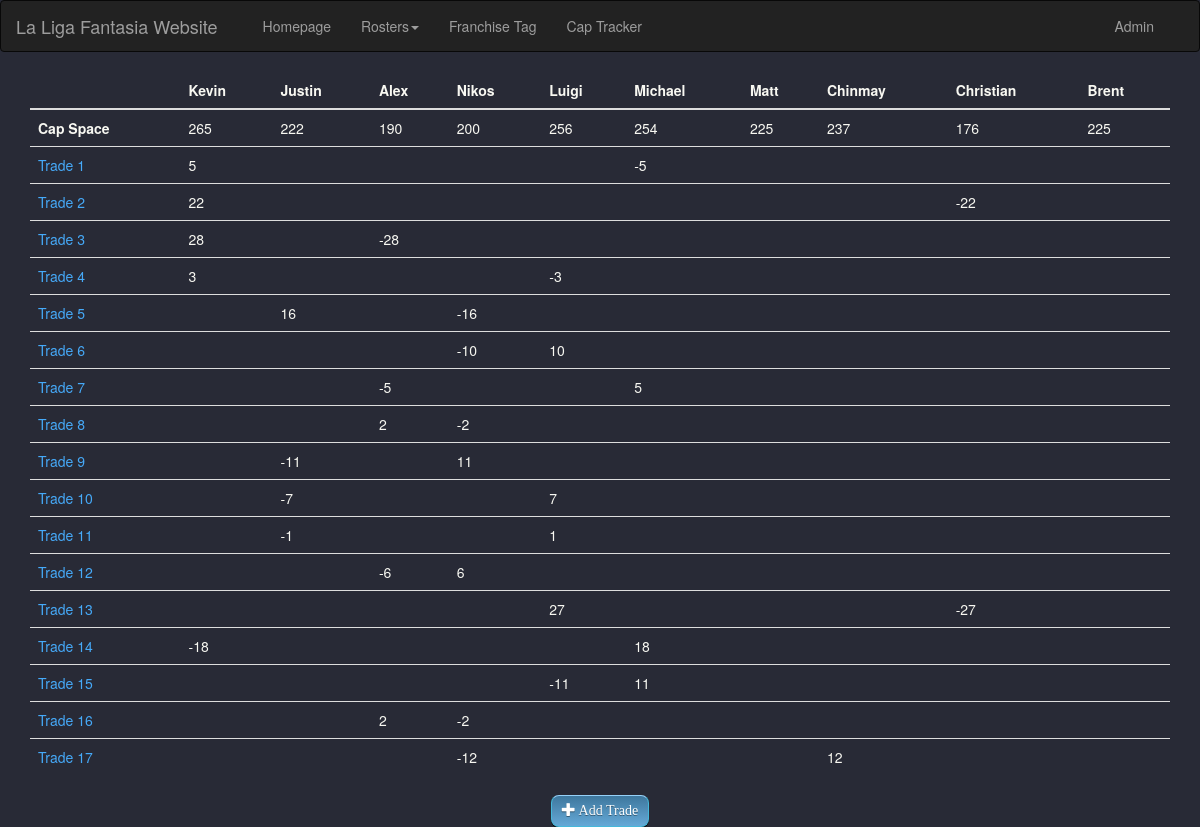
Page /captracker/ on the committed database.
### liga/models.py (models this page shows, shortened)
class Owner(models.Model):
    name = models.CharField(max_length=20)
    cap = models.IntegerField()

### captracker/views.py (the view)
# urls.py: path('', views.captracker, name='captracker'),
def captracker(request):
    owner_list = Owner.objects.all()
    trades = Trade.objects.all()
    cap_movements = Trade.objects.filter(cap__isnull=False)
    cap_exchange = []
    for trade in cap_movements:
        curr = parse_cap_trade(trade.tradeID, trade.recipient, trade.giver, trade.cap)
        cap_exchange.append(curr)
    context = {
        'owner_list': owner_list,
        'trades': trades,
        'cap_exchange': cap_exchange,
    }
    return render(request, 'captracker/captracker.html', context)

### captracker/views.py (called while the page is built)
def parse_cap_trade(tid, f_owner, s_owner, cap):
    f_owner = owner_recs(f_owner, cap)
    s_owner = owner_recs(s_owner, cap*-1)
    my_trade = [tid, f_owner, s_owner]
    return my_trade

def owner_recs(owner, cap_received):
    dict1 = {
        'owner': owner,
        'cap_rec': cap_received,
    }
    return dict1

### captracker/templates/captracker/captracker.html (shortened to what this page needs)
{% extends "liga/base.html" %}
{% block main_content %}
<div class="container table-responsive">
    <table class="table .table-sm table-hover">
        <thead>
        <tr>
            <th scope="col"></th>
            {% for owner in owner_list %}
            <th scope="col">{{owner.name}}</th>
            {% endfor %}
        </tr>
        </thead>
        <tbody>
        <tr>
            <td><b>Cap Space</b></td>
            {% for owner in owner_list %}
            <td> {{owner.cap}}</td>
            {% endfor %}
        </tr>
        {% for trade in cap_exchange %}
        <tr>
            <td><a href="{% url 'captracker:viewTrade' trade.0 %}"> Trade {{trade.0}} </a></td>
            {% for owner in owner_list %}
            <td>
                {% if trade.1.owner == owner %}
                {{ trade.1.cap_rec }}
                {% elif trade.2.owner == owner %}
                {{ trade.2.cap_rec }}
                {% endif %}
            </td>
            {% endfor %}
        </tr>
        {% endfor %}
        </tbody>
    </table>
</div>
<center><a href="{% url 'captracker:addTrade' %}" class="btn btn-info btn-lg mybtn">
        <span class="glyphicon glyphicon-plus"></span> Add Trade
    </a> </center>
{% endblock main_content %}

### liga/static/liga/style.css (style rules this page uses)
.mybtn { border-top: 1px solid #96d1f8; background: #65a9d7; background: -webkit-gradient(linear, left top, left bottom, from(#3e779d), to(#65a9d7)); background: -webkit-linear-gradient(top, #3e779d, #65a9d7); background: -moz-linear-gradient(top, #3e779d, #65a9d7); background: -ms-linear-gradient(top, #3e779d, #65a9d7); background: -o-linear-gradient(top, #3e779d, #65a9d7); padding: 5px 10px; -webkit-border-radius: 8px; -moz-border-radius: 8px; border-radius: 8px; -webkit-box-shadow: rgba(0,0,0,1) 0 1px 0; -moz-box-shadow: rgba(0,0,0,1) 0 1px 0; box-shadow: rgba(0,0,0,1) 0 1px 0; text-shadow: rgba(0,0,0,.4) 0 1px 0; color: white; font-size: 14px; font-family: Georgia, serif; text-decoration: none; vertical-align: middle; }
body { background-color: #282a36; color: #f8f8f2; }
a { color: #46AAF9; }

### rows in the picture
Owner: name "Kevin", cap "265", trade "5", trade "22", trade "28", trade "3", trade "-18"
Owner: name "Justin", cap "222", trade "16", trade "-11", trade "-7", trade "-1"
Owner: name "Alex", cap "190", trade "-28", trade "-5", trade "2", trade "-6"
Owner: name "Nikos", cap "200", trade "-16", trade "-10", trade "-2", trade "11", trade "6", trade "-12"
Owner: name "Luigi", cap "256", trade "-3", trade "10", trade "7", trade "1", trade "27", trade "-11"
Owner: name "Michael", cap "254", trade "-5", trade "5", trade "18", trade "11"
Owner: name "Matt", cap "225"
Owner: name "Chinmay", cap "237", trade "12"
Owner: name "Christian", cap "176", trade "-22", trade "-27"
Owner: name "Brent", cap "225"

### other values in the picture
{{ trade.0 }} "1" "2" "3" "4" "5" "6" "7" "8" "9" "10" "11" "12" "13" "14" "15" "16" "17"
